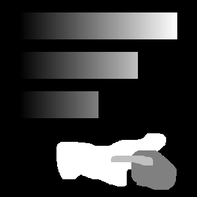
%> input picture classy_computer_vision/EX4 Exercise on feature extraction/TestIm2.bmp, 197 x 197 px, shrunk from 300 x 300 before the run
$ octave HarrisCornerDetector.m   (GNU Octave 9; MATLAB toolbox functions it lacks are replaced by stand-ins)
%> lines starting %> are read from the running program, lines starting %| are printed output that depends on the picture; in (x1, y1, x2, y2) boxes, pixels count from 0 and x2, y2 are one past the last pixel; in counts of white or black regions, pixels touching at a corner belong together; the program's own positions count from 1
%im = imread('TestIm1.bmp');
%Q9
im=imread('TestIm2.bmp');
%> im is the input picture: size 197x197 uint8; min 0, max 255, mean 51.6
%im=imread('House1.bmp');
im=imread('House2.bmp');
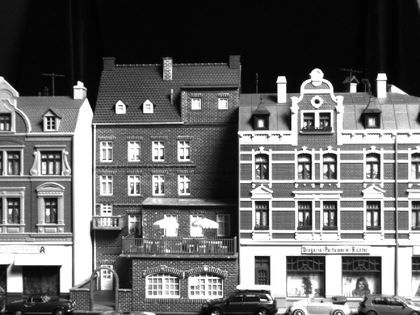
%> input picture classy_computer_vision/EX4 Exercise on feature extraction/House2.bmp, 420 x 315 px, shrunk from 640 x 480 before the run
%> im is the input picture: size 315x420 uint8; min 0, max 255, mean 105
sigma = 3;
t=sigma*sigma;
x=-3*ceil(sigma):3*ceil(sigma);
g=exp(-x.*x./(2*t))/sqrt(2*pi*t); %1D gaussian
gx=(-x/t).*exp(-x.*x./(2*t))/sqrt(2*pi*t); %1D derivative of gaussian

Ix= filter2(gx,im,'same');
Ix= filter2(g',Ix,'same');
Iy= filter2(g,im,'same');
Iy= filter2(gx',Iy,'same');

%Q1: sigma gives us the variance of the gaus == how far it spreads.. as we
%need to include like the whole thing.. at 3*sigma from center, we include
%99.7% of the area... very good approx of actual thing...

%Q2:??? for only smoothing, we just need to apply the gaussian.. so go
%convolution of image with gaussian. why is it here done in 2x1D and not a
%convolution with 2D..?

% (g(xdirection)*g'(=g yDirection)*Image % order of confolution doesn't
% matter
im= filter2(g',im,'same'); %gaussian in y direction
%> im: size 315x420 double
im= filter2(g,im,'same'); %gaussian in x direction
%imshow(im)

%Q3:
Ix2 = filter2(g',Ix.^2,'same');
Ix2= filter2(g,Ix2,'same');
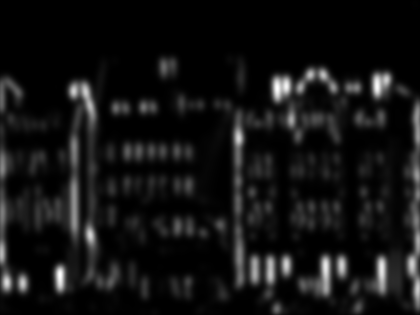
%> Ix2: size 315x420 double; min 3.71e-05, max 503, mean 38.9; drawn with min black and max white
%imshow(mat2gray(Ix2));

Iy2 = filter2(g',Iy.^2,'same');
Iy2= filter2(g,Iy2,'same');
%imshow(mat2gray(Iy2));

Ixy = filter2(g',Ix.*Iy,'same');
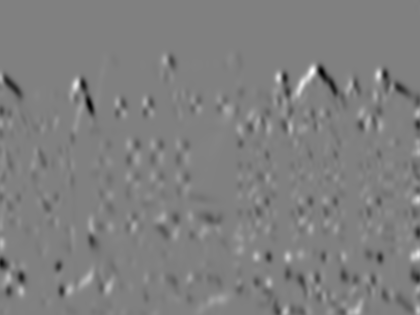
%> Ixy: size 315x420 double; min -305.3, max 300.4, mean -1.9; drawn with min black and max white
Ixy= filter2(g,Ixy,'same');
%imshow(mat2gray(Ixy));

%Q4
k=0.06;
R = Ix2.*Iy2 - Ixy.^2 -k*(Ix2+Iy2).^2;
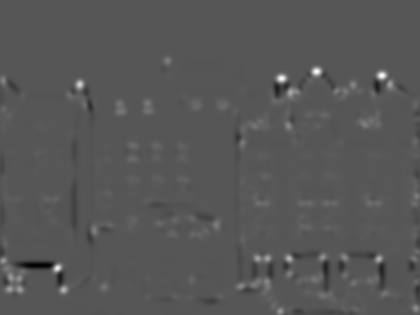
%> R: size 315x420 double; min -20792, max 40610.4, mean 246.8; drawn with min black and max white
%R = mat2gray(R);
R= mat2gray(R);
figure('name','R values');
imshow(R);
%Q5
maxR = max(max(R));
%> maxR = 1

%Q6:
cornerTresh = 0.4*maxR;
%> cornerTresh = 0.4
mask = zeros(size(R));
mask(R > cornerTresh) = 1;
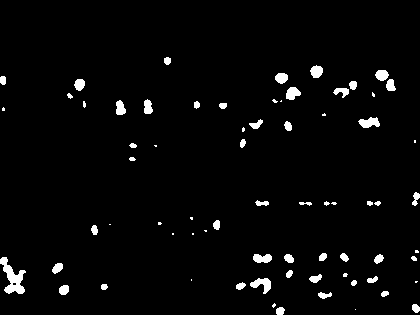
%> mask: size 315x420 double; values 0 (black) and 1 (white), 2.9% white; 71 white regions (23 under 20 px), largest, box (x1, y1, x2, y2) and area: (0, 257, 26, 294) 439, (250, 278, 271, 294) 179, (358, 117, 380, 128) 161
R=R.*mask; %this is needed, as else maximum suppression would make no sense

figure('name','above treshhold');
imshow(mat2gray(R));

%Q7: maximum suppression
%Go trough all pixel. If current pixel has highest value in neighbourhood,
%then take it, else set to zero.
[x,y] = size(R); %[x,y]
%> x = 315; y = 420
bw = zeros([x,y]);

for xItr=2:x-1  %start at 2 because of image edge.. just assume that no corner at the image edge.. this makes sense as we would not know if it was an edge or corner..
    for yItr=2:y-1
        win4 = [0 R(xItr,yItr-1) 0; R(xItr-1,yItr) R(xItr,yItr) R(xItr+1,yItr); 0 R(xItr,yItr+1) 0];
        win8 = [R(xItr-1,yItr-1) R(xItr,yItr-1) R(xItr+1,yItr-1); R(xItr-1,yItr) R(xItr,yItr) R(xItr+1,yItr); R(xItr-1,yItr+1) R(xItr,yItr+1) R(xItr+1,yItr+1)];
        if win4(2,2)~=0
            bw(xItr,yItr)= win4(2,2)>=max(max(win4));
        end
    end
end
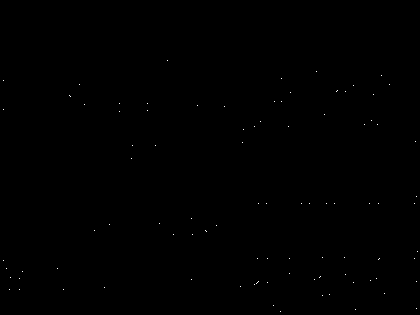
%> bw: size 315x420 double; values 0 (black) and 1 (white), 0.07% white in thin lines or dots, all inside (x1, y1, x2, y2) = (3, 60, 418, 312)

%Q8
figure('name','after non-max suppression')
[pointx, pointy] = find(bw');
%> pointx = 99 values from 4 to 418; pointy = 99 values from 61 to 312
cornerImage = insertMarker(bw,[pointx, pointy]);
imshow(cornerImage);
figure('name', 'detected corners')
imshow(insertMarker(mat2gray(im),[pointx, pointy]));
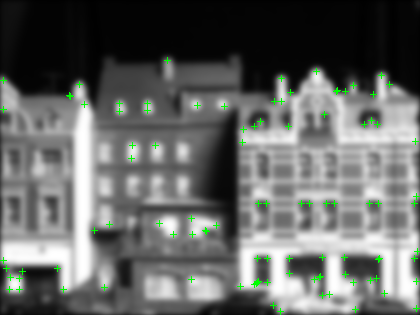
%> displayed picture: size 315x420x3, on the screen's scale of 0 to 255; mean R, G, B 101.8, 104.2, 101.8
